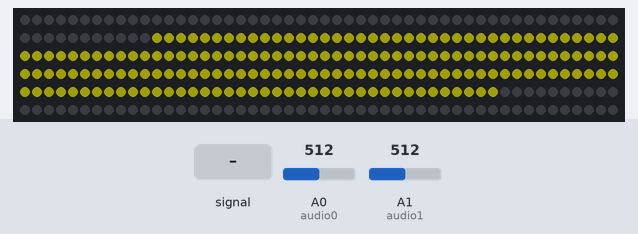
Bench run of a sketch on a simulated Arduino Uno, built with avr-gcc and run on an emulated ATmega328P. Parts: 300 RGB LEDs in strip order, left to right, continuing on the next row. The test bench sets the inputs (shaded band); at power-on: A0 (audio0) = 512, A1 (audio1) = 512. Dim RGB values are drawn brighter than linear.

Above: at 5.2 s.
5.3 s: A0 (audio0) fed a 200 Hz sine of ±81 counts around its level
At 5.44 s:
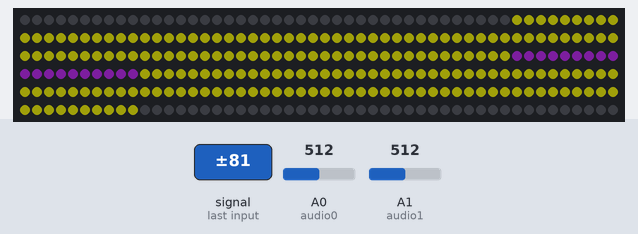
7.2 s: A1 (audio1) fed a 200 Hz sine of ±255 counts around its level
At 7.33 s:
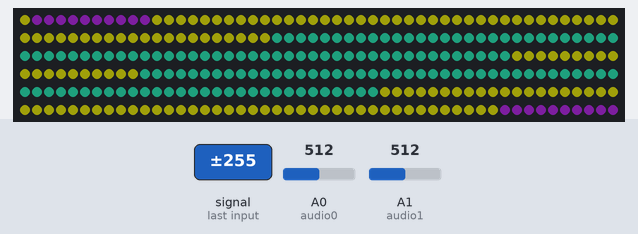
9.4 s: A0 (audio0) set to 716
At 10.16 s:
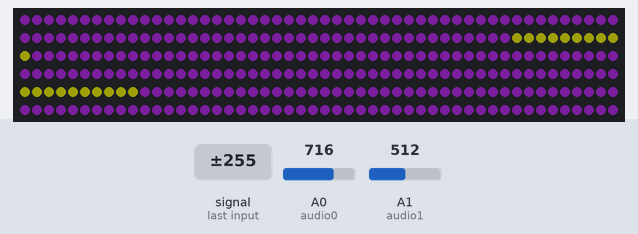
10.9 s: A1 (audio1) set to 716
At 13.7 s:
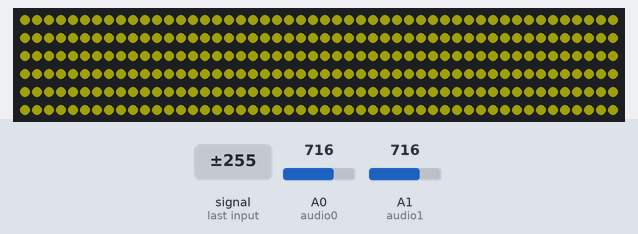
13.9 s: A0 (audio0) fed a 1000 Hz sine of ±255 counts around its level
At 14.34 s:
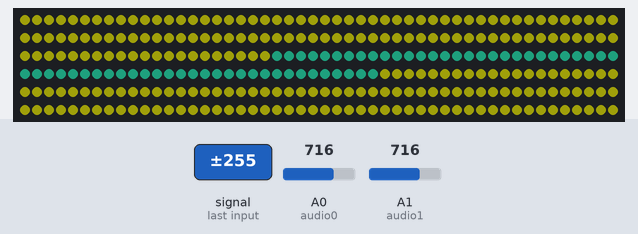
15.5 s: A1 (audio1) fed a 200 Hz sine of ±81 counts around its level
At 17.31 s:
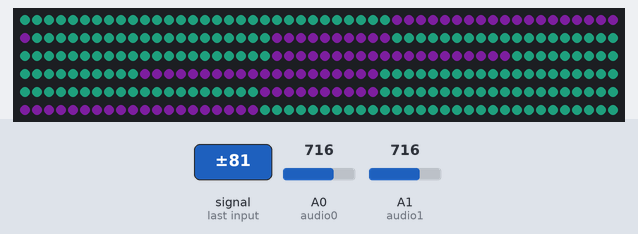

The sketch:

music_viz.ino
```cpp
// music viz program
// Jason Miles

#include <FastLED.h>

// spectrum connections
int strobe = 4;
int reset = 5;
int audio0 = A0;
int audio1 = A1;

// audio arrays
// left and right hold the past 3 readings from left and right input
//   for each of the 7 frequency bands
int left[3][7];
int right[3][7];

float averages[4][7];

int band_count[7];

// LED LIGHTING SETUP
#define LED_PIN     8
#define NUM_LEDS    300
#define BRIGHTNESS  32
#define LED_TYPE    WS2811
#define COLOR_ORDER GRB
CRGB leds[NUM_LEDS];

int midway = 150;

void setup() {

  // set spectrum pin configurations
  pinMode(strobe, OUTPUT);
  pinMode(reset, OUTPUT);
  pinMode(audio0, INPUT);
  pinMode(audio1, INPUT);

  // init audio analyzers
  digitalWrite(strobe, HIGH);
  digitalWrite(reset, LOW);
  // delay(5);

  // LED LIGHTING SETUP
  delay( 3000 ); // power-up safety delay
  FastLED.addLeds<LED_TYPE, LED_PIN, COLOR_ORDER>(leds, NUM_LEDS).setCorrection( TypicalLEDStrip );
  FastLED.setBrightness(  BRIGHTNESS );

  // CLEAR LEDS
  for (int i = 0; i < NUM_LEDS; i++)
    leds[i] = CRGB(0, 0, 0);

  delay(1000);

  FastLED.show();

  Serial.begin(19200);

}

int read_freqs() {

  digitalWrite(reset, HIGH);
  digitalWrite(reset, LOW);

  int average_total;

  // read freqs for each band
  for (int band = 0; band < 7; band++) {
    digitalWrite(strobe, LOW);
    delayMicroseconds(50);

    average_total = 0;

    // move old freqs back and sum
    for (int t = 1; t < 3; t++) {
      left[t][band] = left[t-1][band];
      right[t][band] = right[t-1][band];

      averages[t][band] = (left[t][band] + right[t][band]) / 2;

      average_total += averages[t][band];

    }

    // get reading
    int left_read = analogRead(audio0);
    int right_read = analogRead(audio1);
    left[0][band] = left_read;
    right[0][band] = right_read;
    averages[0][band] = (left_read + right_read) / 2;

    // get averages
    average_total += averages[0][band];
    averages[3][band] = averages[0][band] / average_total / 5;

    // strobe
    digitalWrite(strobe, HIGH);
    //delayMicroseconds(50);

  }

  // find highest percent change
  int max_band = 0;
  for (int b = 0; b < 7; b++) {
    if (averages[3][b] > averages[3][max_band]) {
      max_band = b;
    }
  }

  return max_band;

}

// colors takes the largest changed band
// and changes the color accordingly
void colors(int max_band) {

  // move previous colors
  for (int l = midway; l >= 10; l--) {
    // 300-158
    leds[150 + l] = leds[150 + l - 10];
    // 142-0
    leds[150 - l] = leds[150 - l + 10];
  }

  // new color based on band
  if (max_band == 0) {
    for (int l = 0; l < 10; l++) {
      leds[150 + l] = CRGB(250, 250, 20);
      leds[150 - l] = CRGB(250, 250, 20);
    }
  } else if (max_band == 1) {
    for (int l = 0; l < 10; l++) {
      leds[150 + l] = CRGB(250, 250, 20);
      leds[150 - l] = CRGB(250, 250, 20);
    }
  } else if (max_band == 4) {
    for (int l = 0; l < 10; l++) {
      leds[150 + l] = CRGB(50, 250, 200);
      leds[150 - l] = CRGB(50, 250, 200);
    }
  } else if (max_band == 3) {
    for (int l = 0; l < 10; l++) {
      leds[150 + l] = CRGB(50, 250, 200);
      leds[150 - l] = CRGB(50, 250, 200);
    }
  } else if (max_band == 2) {
    for (int l = 0; l < 10; l++) {
      leds[150 + l] = CRGB(50, 250, 200);
      leds[150 - l] = CRGB(50, 250, 200);
    }
  } else if (max_band == 5) {
    for (int l = 0; l < 10; l++) {
      leds[150 + l] = CRGB(200, 50, 250);
      leds[150 - l] = CRGB(200, 50, 250);
    }
  } else if (max_band == 6) {
    for (int l = 0; l < 10; l++) {
      leds[150 + l] = CRGB(200, 50, 250);
      leds[150 - l] = CRGB(200, 50, 250);
    }
  }

  FastLED.show();

}

void loop() {
  // find largest changed frequency
  int max_band = read_freqs();
  // output colors to led lights
  colors(max_band);
  // graph
  // graph();
  // delay to avoid flickering
  delay(120);
}

// function to graph the readings on the serial monitor
// used for debugging purposes
void graph() {
  for (int i = 0; i < 7; i++)
  {
    Serial.print(averages[3][i]);
    Serial.print("    ");
  }
  Serial.println();
}
```

Measured:
- after the input at 5.3 s, the LEDs: change after 0.08 s (image 1)
- after the input at 10.9 s, the LEDs: first differ from a run without the input after 2.2 s (image 4)
- after the input at 13.9 s, the LEDs: first change after 0.11 s (image 5 shows a later state)
